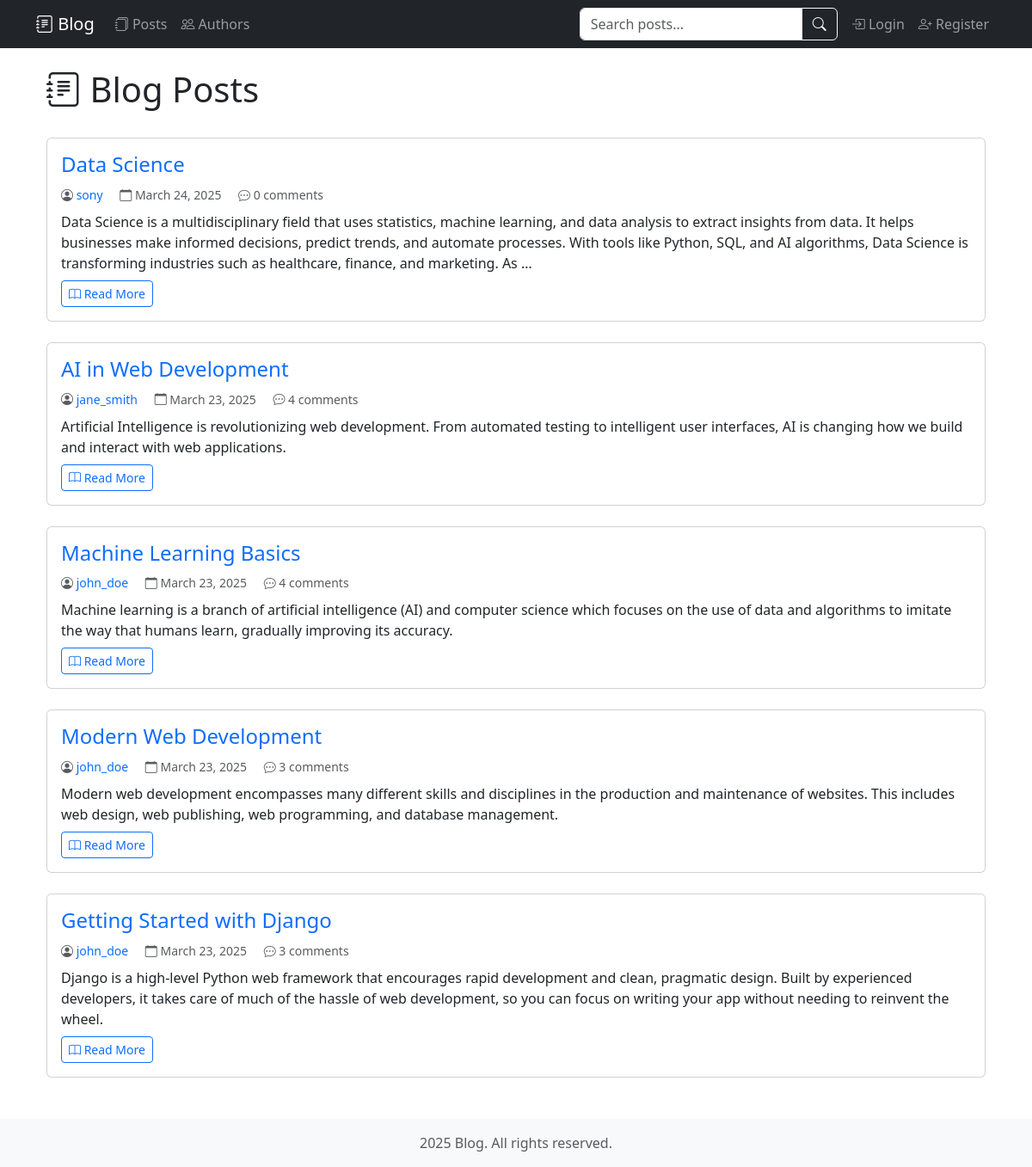
/blog/blogs/, run on the app's committed database.
### blog/models.py (models this page shows, shortened)
class BlogPost(models.Model):
    title = models.CharField(max_length=200)
    author = models.ForeignKey(BlogAuthor, on_delete=models.CASCADE)
    content = models.TextField(help_text="Write your blog post here.")
    post_date = models.DateTimeField(default=timezone.now)
    tags = models.ManyToManyField(Tag, blank=True, related_name='posts')
    class Meta:
        ordering = ['-post_date']

class BlogAuthor(models.Model):
    user = models.OneToOneField(User, on_delete=models.CASCADE)
    bio = models.TextField(max_length=1000, help_text="Enter your bio details here.")
    def __str__(self):
        return self.user.username

### blog/views.py (the view)
# urls.py: path('blogs/', views.BlogPostListView.as_view(), name='blogs'),
class BlogPostListView(ListView):
    model = BlogPost
    paginate_by = 5
    ordering = ['-post_date']
    template_name = 'blog/blogpost_list.html'

### blog/templates/blog/blogpost_list.html (shortened to what this page needs)
{% extends "base.html" %}
{% block content %}
<div class="container">
    <div class="d-flex justify-content-between align-items-center mb-4">
        <h1><i class="bi bi-journal-text"></i> Blog Posts</h1>
    </div>
    {% if blogpost_list %}
        {% for post in blogpost_list %}
        <article class="card mb-4">
            <div class="card-body">
                <h2 class="card-title h4">
                    <a href="{% url 'post-detail' post.pk %}" class="text-decoration-none">{{ post.title }}</a>
                </h2>
                <div class="card-text mb-2">
                    <small class="text-muted">
                        <i class="bi bi-person-circle"></i>
                        <a href="{% url 'blogger-detail' post.author.pk %}" class="text-decoration-none">{{ post.author }}</a>
                        <span class="ms-3">
                            <i class="bi bi-calendar"></i> {{ post.post_date|date }}
                        </span>
                        <span class="ms-3">
                            <i class="bi bi-chat-dots"></i> {{ post.comment_set.count }} comments
                        </span>
                    </small>
                </div>
                <div class="card-text">
                    {{ post.content|truncatewords:50 }}
                </div>
                <a href="{% url 'post-detail' post.pk %}" class="btn btn-outline-primary btn-sm mt-2">
                    <i class="bi bi-book"></i> Read More
                </a>
            </div>
        </article>
        {% endfor %}
    {% endif %}
</div>
{% endblock %}

### data on the page
BlogPost: title "Data Science", author "sony", post_date "March 24, 2025", comment_set.count "0", content "Data Science is a multidisciplinary field that uses statistics, machine learning, and data analysis to extract insights from data. It helps businesses make informed decisions, predict trends, and automate processes. With tools like Python, SQL, and AI algorithms, Data Science is transforming industries such as healthcare, finance, and marketing. As …"
BlogPost: title "AI in Web Development", author "jane_smith", post_date "March 23, 2025", comment_set.count "4", content "Artificial Intelligence is revolutionizing web development. From automated testing to intelligent user interfaces, AI is changing how we build and interact with web applications."
BlogPost: title "Machine Learning Basics", author "john_doe", post_date "March 23, 2025", comment_set.count "4", content "Machine learning is a branch of artificial intelligence (AI) and computer science which focuses on the use of data and algorithms to imitate the way that humans learn, gradually improving its accuracy."
BlogPost: title "Modern Web Development", author "john_doe", post_date "March 23, 2025", comment_set.count "3", content "Modern web development encompasses many different skills and disciplines in the production and maintenance of websites. This includes web design, web publishing, web programming, and database management."
BlogPost: title "Getting Started with Django", author "john_doe", post_date "March 23, 2025", comment_set.count "3", content "Django is a high-level Python web framework that encourages rapid development and clean, pragmatic design. Built by experienced developers, it takes care of much of the hassle of web development, so you can focus on writing your app without needing to reinvent the wheel."
